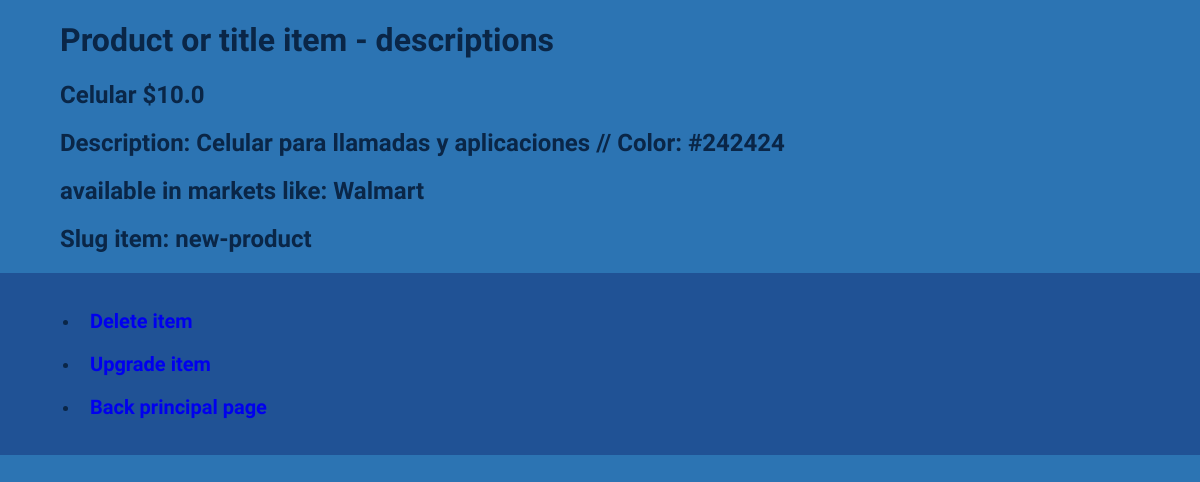
The app's page /detail_view/2 with its own data.
### dear_app/models.py (models this page shows, shortened)
class Product(models.Model):
    title = models.TextField(max_length=100, default='Prducto nuevo')
    price = models.FloatField(default=100)
    description = models.CharField(max_length=100,default='On sale')
    color = ColorField(null = True)
    seller = models.ForeignKey(Market,on_delete=models.CASCADE,null=True, blank=True)
    product_dimensions = models.TextField(default='[("Altura":20),("Anchura": 5),("Longitud": 8)]')
    slug = models.SlugField(db_index=True, blank = True,default='new-product')

class Market(models.Model):
    name = models.CharField(max_length=200)
    articles = models.JSONField()
    def __str__(self):
        return self.name

### dear_app/views.py (the view)
# urls.py: path('detail_view/<int:product_id>',detail_view,name='detail_view'),
def detail_view(request,product_id):
    instance = get_object_or_404(Product,id=product_id)
    context = {
        'product': instance
    }
    return render(request, 'pages/detail_view.html',context)

### dear_app/templates/pages/detail_view.html (shortened to what this page needs)
{% load static %}
<!DOCTYPE html>
<html lang="en">
<head>
    <link rel='stylesheet' href="{% static 'dear_app/Sec Detail.css' %}">
</head>
<body>
    <h1>Product or title item - descriptions</h1>
    <h2>{{product.title}} ${{product.price}}</h2>
    <h2>Description: {{product.description}} // Color: {{product.color}}</h2>
    <h2>available in markets like: {{product.seller}}</h2>
    <h2>Slug item: {{product.slug}}</h2>
    <nav>
        <ul>
            <li><a href='/delete_view/{{product.id}}'>Delete item</a> <br><br></li>
            <li><a href='/update_view/{{product.id}}'>Upgrade item</a> <br><br></li>
            <li><a href='/list_view/'>Back principal page</a> <br></li>
        </ul>
    </nav>
</body>
</html>

### dear_app/static/dear_app/Sec Detail.css (style rules this page uses)
*,*:before,*:after { box-sizing: border-box; }
body,html { height: 100%; }
body { padding: 0; margin: 0; font-family: 'REM', sans-serif; background-color: rgb(44, 116, 179); color: rgb(10, 38, 71); }
h1,h2 { margin-left: 60px; }
nav { background-color: rgb(32, 82, 149); padding: 20px 40px; position: relative; }
a { text-decoration: none; font-weight: 700; font-size: 20px; margin-left: 10px; }

### records on screen
Product: title "Celular", price "10.0", description "Celular para llamadas y aplicaciones", color "#242424", seller "Walmart", slug "new-product"
